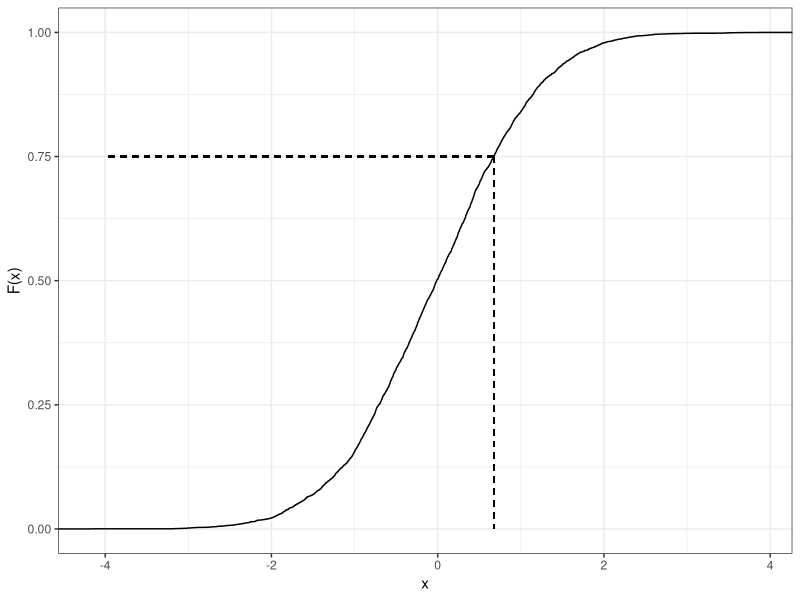
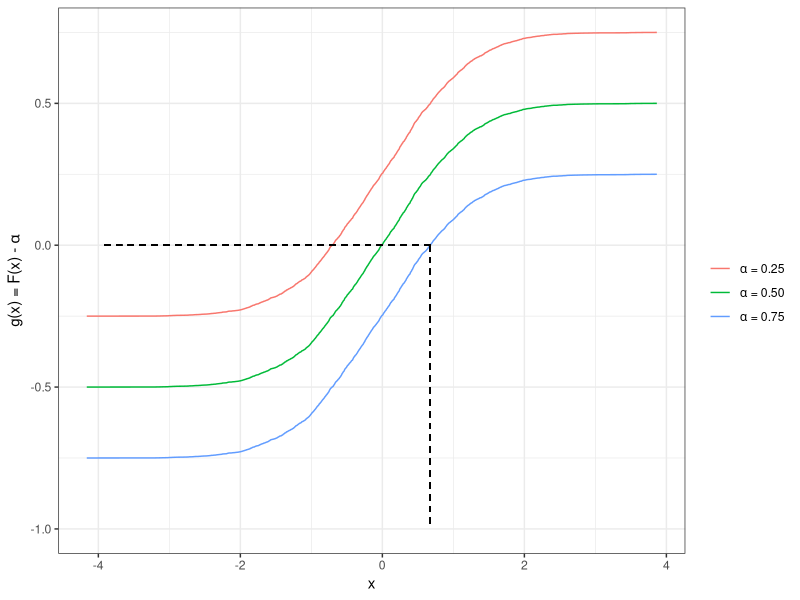
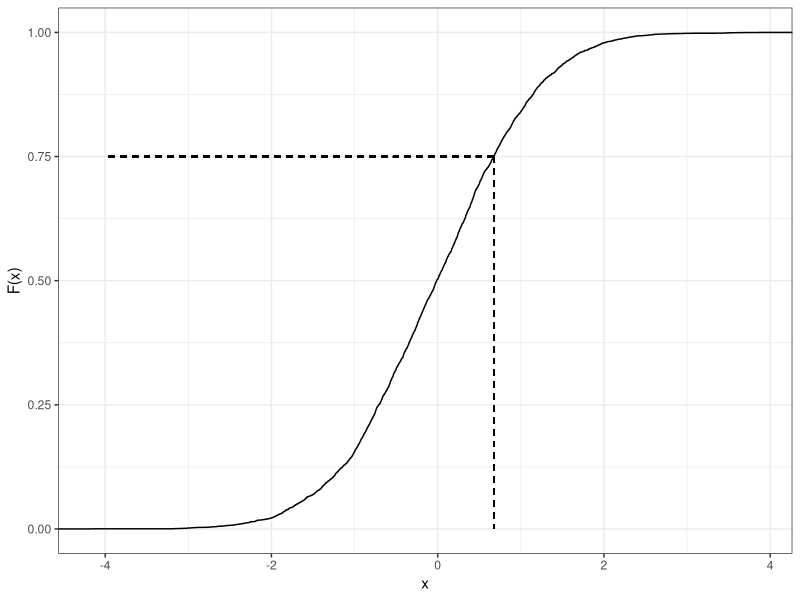
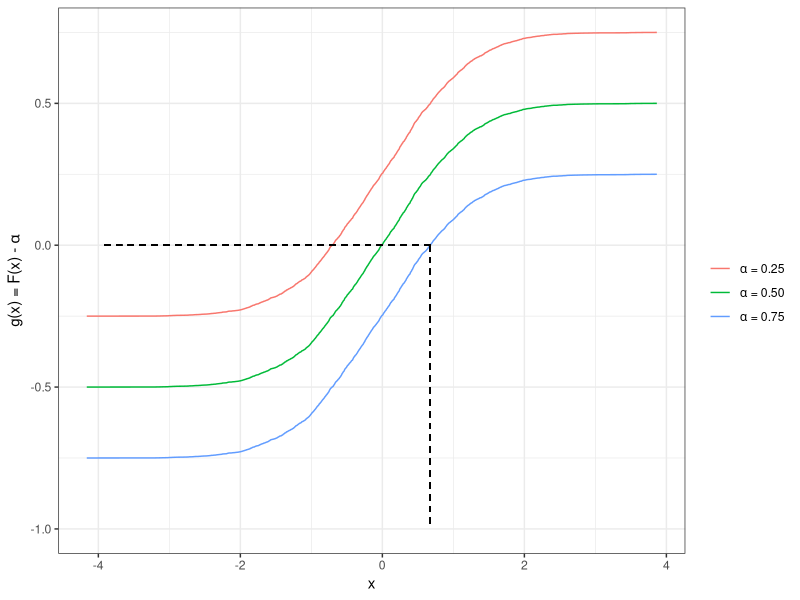

Here is the R script that generated these plots, in order:
# ------------------------------------------------------------------------------
# univariate optimization

# FIG: plot empirical cumulative distribution function
# ------------------------------------------------------------------------------

library(ggplot2)

# ------------------------------------------------------------------------------


datap4 = data.frame(x = rnorm(5000))
p4 = ggplot(data = datap4, aes(x))
p4 = p4 + stat_ecdf(geom = "step")
p4 = p4 + geom_segment(aes(x = qnorm(0.75), y = 0.75, xend = -4, yend = 0.75), color = "black",linetype = "dashed")
p4 = p4 + geom_segment(aes(x = qnorm(0.75), y = 0.75, xend = qnorm(0.75), yend = 0), color = "black",linetype = "dashed")
p4 = p4 + ylab("F(x)")
p4 = p4 + theme_bw()
p4
ggsave("../figure_man/cal-quantiles.png", p4, width = 4, height = 3)

datap5 = data.frame(x025 = ((1:length(datap4$x)-1)/(length(datap4$x)-1))-(0.25),
                    x050 = ((1:length(datap4$x)-1)/(length(datap4$x)-1))-(0.5),
                    x075 = ((1:length(datap4$x)-1)/(length(datap4$x)-1))-(0.75),
                    y =  sort(datap4$x))
p5 = ggplot(data = datap5, aes(x = y))
p5 = p5 + geom_line(aes(y = x025, colour = "x025"))
p5 = p5 + geom_line(aes(y = x050, colour = "x050"))
p5 = p5 + geom_line(aes(y = x075, colour = "x075"))
p5 = p5 + geom_segment(aes(x = qnorm(0.75), y = 0, xend = qnorm(0.75), yend = -1), color = "black",linetype = "dashed")
p5 = p5 + geom_segment(aes(x = qnorm(0.75), y = 0, xend = -4, yend = 0), color = "black",linetype = "dashed")
p5 = p5 + theme(plot.title = element_text(size = 15))
p5 = p5 + scale_color_discrete(name = "",labels = c(expression(paste(alpha," = 0.25")),
                                                    expression(paste(alpha," = 0.50")),
                                                    expression(paste(alpha," = 0.75"))))
p5 = p5 + xlab("x")
p5 = p5 + ylab(expression(paste("g(x) = F(x) - ",alpha)))
p5 = p5 + theme_bw()
p5
ggsave("../figure_man/cal-quantiles2.png", p5, width = 4, height = 3)
